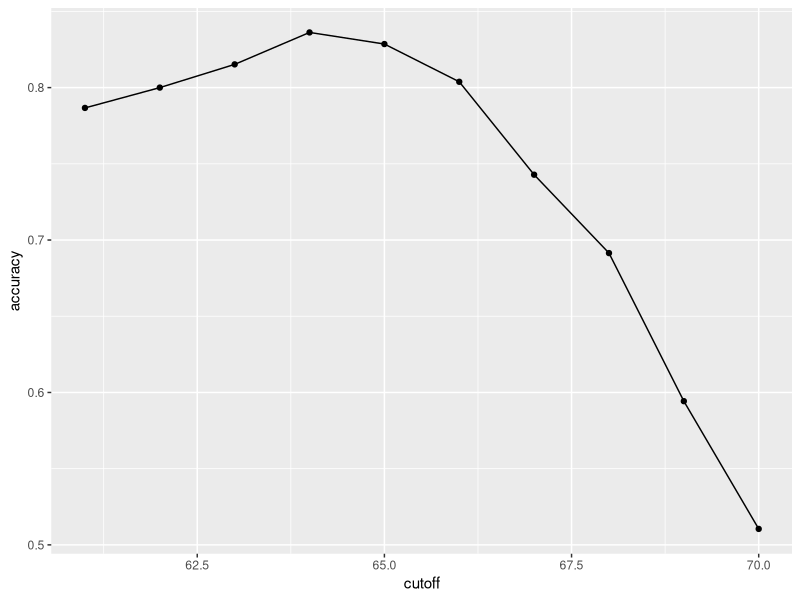
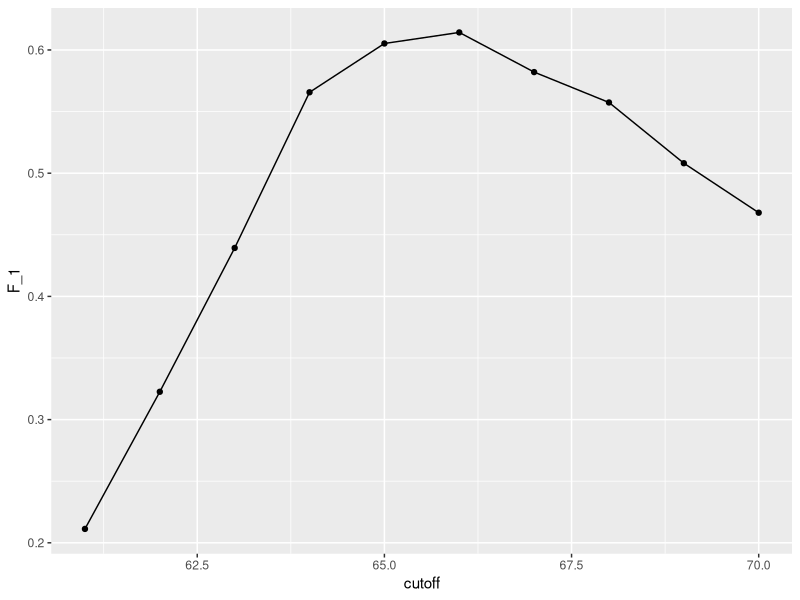
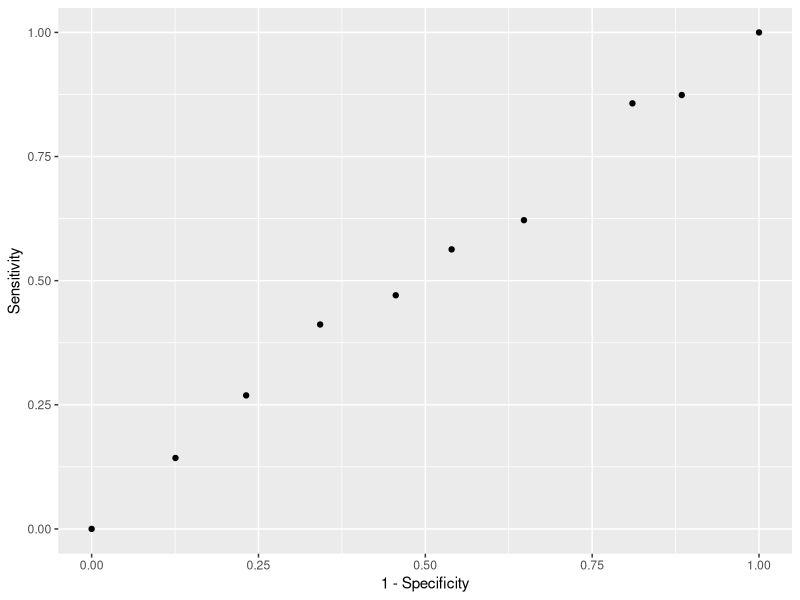
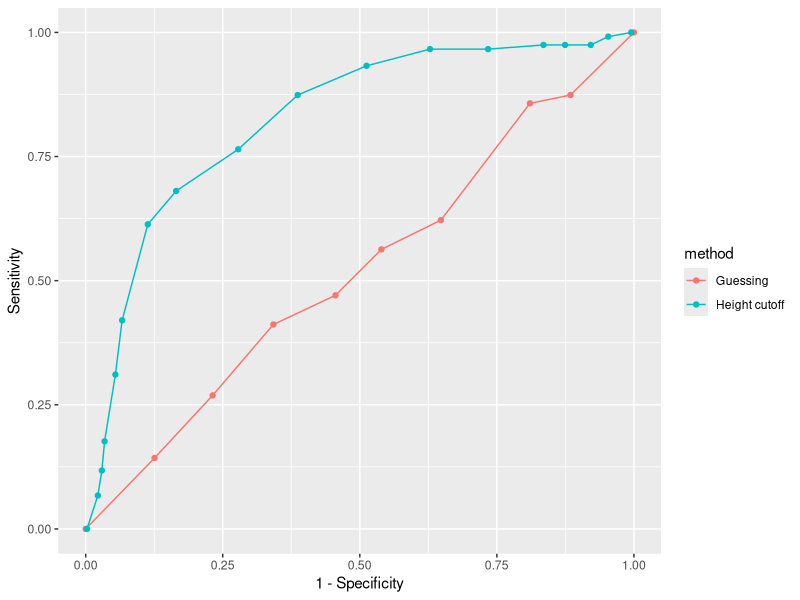
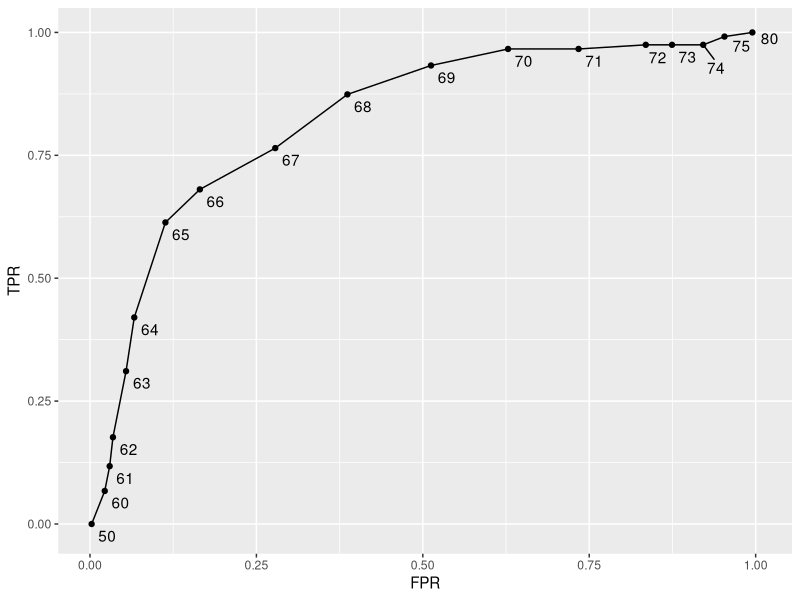
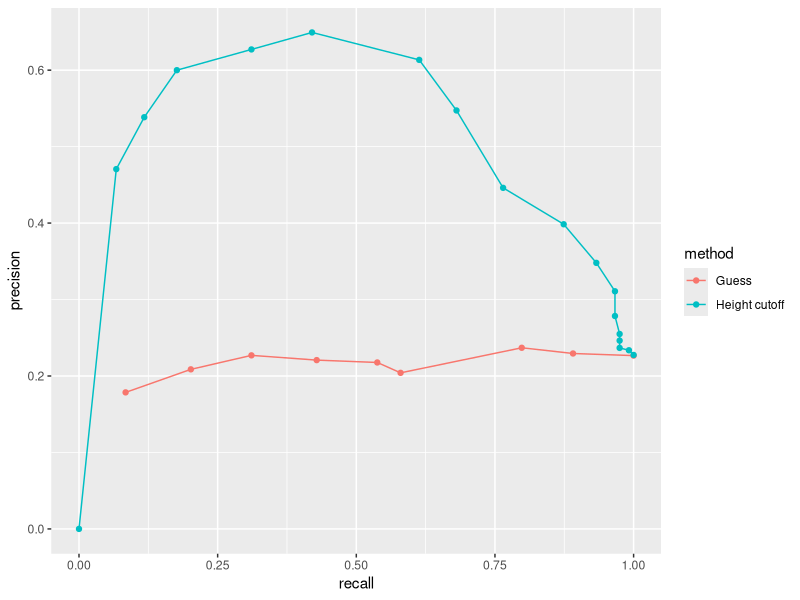
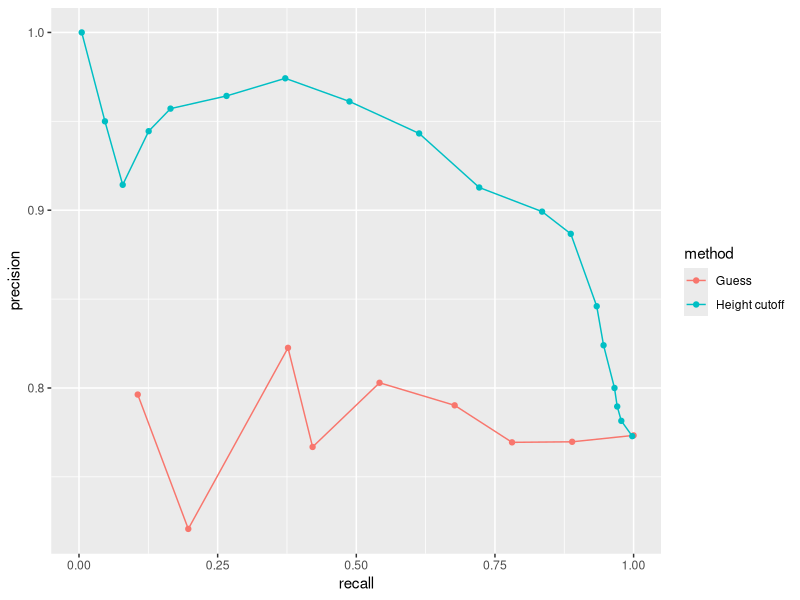

These figures' R source, in order:
library(tidyverse)
library(dslabs)
library(caret)
data(heights)

# define the outcome and predictors
y <- heights$sex
x <- heights$height

# generate training and test sets
set.seed(2, sample.kind = "Rounding")
test_index <- createDataPartition(y, times = 1, p = 0.5, list = FALSE)
test_set <- heights[test_index, ] # the rows of heights which match the test_index
train_set <- heights[-test_index, ] # the rows of heights which don't match the ones in test_index

# insight: males slightly taller than females:
heights %>% group_by(sex) %>% summarize(mean(height), sd(height))

# guess the outcome
y_hat <- sample(c("Male", "Female"), length(test_index), replace = TRUE)
y_hat <- sample(c("Male", "Female"), length(test_index), replace = TRUE) %>% 
  factor(levels = levels(test_set$sex))

# overall accuracy
mean(y_hat == test_set$sex)
y_hat <- ifelse(x > 62, "Male", "Female") %>% factor(levels = levels(test_set$sex))
mean(y == y_hat)


# examine the accuracy of 10 cutoffs
cutoff <- seq(61, 70)
accuracy <- map_dbl(cutoff, function(x){
  y_hat <- ifelse(train_set$height > x, "Male", "Female") %>% 
    factor(levels = levels(test_set$sex))
  mean(y_hat == train_set$sex)
})
data.frame(cutoff, accuracy) %>% 
  ggplot(aes(cutoff, accuracy)) + 
  geom_point() + 
  geom_line() 
max(accuracy)

best_cutoff <- cutoff[which.max(accuracy)]
best_cutoff

y_hat <- ifelse(test_set$height > best_cutoff, "Male", "Female") %>% 
  factor(levels = levels(test_set$sex))
y_hat <- factor(y_hat)
mean(y_hat == test_set$sex)

#
# The Confusion Matrix
# https://learning.edx.org/course/course-v1:HarvardX+PH125.8x+1T2022/block-v1:HarvardX+PH125.8x+1T2022+type@sequential+block@75feae7f54be4ae6ab2f0c8ac90f5e70/block-v1:HarvardX+PH125.8x+1T2022+type@vertical+block@af5e0fe30ef8460abf5c7474adb9c392
# https://rafalab.github.io/dsbook/introduction-to-machine-learning.html#the-confusion-matrix
#
table(predicted = y_hat, actual = test_set$sex)

# Computing accuracy separately for each sex: predictions are ummuch more accurate for males than for females
test_set %>% 
  mutate(y_hat = y_hat) %>%
  group_by(sex) %>% 
  summarize(accuracy = mean(y_hat == sex))

# Why? Because there are much more males than females in the dataset (PREVALENCE)
# => If training data is biaised => likely to develop biaised algorithms
prev <- mean(y == "Male")
prev

# Evaluate an algorithm other than with accuracy, using SENSITIVITY and SPECIFICITY, in such way that PREVALENCE does not cloud the assessment
# High sensitivity => Y = 1 => Y_HAT = 1 = ability of an algorithm to predict a positive outcome when the outcome is positive
# High specificity => Y = 0 => Y_HAT = 0 = ability of an algorithm to not predict a positive outcome when the outcome is not positive
# High specificity (2) => Y_HAT = 1 => Y = 1 = proportion of positive calls that are actually positive
cm <- confusionMatrix(data = y_hat, reference = test_set$sex)

# 4 entries of the confusion matrix:
#                       Actually Positive   Actually Negative                  
# Predicted positive    True Positive (TP)  False Positive (FP)
# Predicted negative    False Negative (FN) True Negative (TN)

# Measure of  Name 1 Name 2     Definition      Probability Representation
# sensitivity TPR    Recall     TP / (TP + FN)  Pr(Y_HAT = 1 / Y = 1)
# specificity TNR    1-FPR      TN / (TN + FP)  Pr(Y_HAT = 0 / Y = 0)
# specificity PPV    Precision  TP / (TP + FP)  Pr(Y = 1 / Y_HAT = 1)         PPV = Positive Predictive Value

cm$overall["Accuracy"]
cm$byClass[c("Sensitivity", "Specificity", "Prevalence")]

#
# Balanced accuracy and F1 score
# https://learning.edx.org/course/course-v1:HarvardX+PH125.8x+1T2022/block-v1:HarvardX+PH125.8x+1T2022+type@sequential+block@75feae7f54be4ae6ab2f0c8ac90f5e70/block-v1:HarvardX+PH125.8x+1T2022+type@vertical+block@d17b671fe05944eb8ceeddeeecb3a71c
# https://rafalab.github.io/dsbook/introduction-to-machine-learning.html#balanced-accuracy-and-f_1-score
#

# Balanced Accuracy = average of specificity and sensitivity
# These last 2 are rates, therefore it is preferred to compute the harmonic average

# F-1 score = harmonic average of precision and recall = 2 x precision x recall / (precision + recall)

# maximize F-score
cutoff <- seq(61, 70)
F_1 <- map_dbl(cutoff, function(x){
  y_hat <- ifelse(train_set$height > x, "Male", "Female") %>%
    factor(levels = levels(test_set$sex))
  F_meas(data = y_hat, reference = factor(train_set$sex))
})

data.frame(cutoff, F_1) %>%
  ggplot(aes(cutoff, F_1)) +
  geom_point() +
  geom_line()

max(F_1)

best_cutoff <- cutoff[which.max(F_1)]
best_cutoff

y_hat <- ifelse(test_set$height > best_cutoff, "Male", "Female") %>%
  factor(levels = levels(test_set$sex))
sensitivity(data = y_hat, reference = test_set$sex)
specificity(data = y_hat, reference = test_set$sex)

#
# Prevalence matters in practice
# https://learning.edx.org/course/course-v1:HarvardX+PH125.8x+1T2022/block-v1:HarvardX+PH125.8x+1T2022+type@sequential+block@75feae7f54be4ae6ab2f0c8ac90f5e70/block-v1:HarvardX+PH125.8x+1T2022+type@vertical+block@52d7dbddfbf24129a405e8ce63394f86
# https://rafalab.github.io/dsbook/introduction-to-machine-learning.html#prevalence-matters-in-practice
#

#
# ROC and precision-recall curves
# https://learning.edx.org/course/course-v1:HarvardX+PH125.8x+1T2022/block-v1:HarvardX+PH125.8x+1T2022+type@sequential+block@75feae7f54be4ae6ab2f0c8ac90f5e70/block-v1:HarvardX+PH125.8x+1T2022+type@vertical+block@05a02927ef514050965711234433da1c
# https://rafalab.github.io/dsbook/introduction-to-machine-learning.html#roc-and-precision-recall-curves
#

p <- 0.9
n <- length(test_index)
y_hat <- sample(c("Male", "Female"), n, replace = TRUE, prob=c(p, 1-p)) %>%
  factor(levels = levels(test_set$sex))
mean(y_hat == test_set$sex)

# ROC curve
probs <- seq(0, 1, length.out = 10)
guessing <- map_df(probs, function(p){
  y_hat <-
    sample(c("Male", "Female"), n, replace = TRUE, prob=c(p, 1-p)) %>%
      factor(levels = c("Female", "Male"))
  list(method = "Guessing",
       FPR = 1 - specificity(y_hat, test_set$sex),
       TPR = sensitivity(y_hat, test_set$sex))
})
guessing %>% qplot(FPR, TPR, data =., xlab = "1 - Specificity", ylab = "Sensitivity")

cutoffs <- c(50, seq(60, 75), 80)
height_cutoff <- map_df(cutoffs, function(x){
  y_hat <- ifelse(test_set$height > x, "Male", "Female") %>%
    factor(levels = c("Female", "Male"))
  list(method = "Height cutoff",
       FPR = 1-specificity(y_hat, test_set$sex),
       TPR = sensitivity(y_hat, test_set$sex))
})

# plot both curves together
bind_rows(guessing, height_cutoff) %>%
  ggplot(aes(FPR, TPR, color = method)) +
  geom_line() +
  geom_point() +
  xlab("1 - Specificity") +
  ylab("Sensitivity")

library(ggrepel)
map_df(cutoffs, function(x){
  y_hat <- ifelse(test_set$height > x, "Male", "Female") %>%
    factor(levels = c("Female", "Male"))
  list(method = "Height cutoff",
       cutoff = x,
       FPR = 1-specificity(y_hat, test_set$sex),
       TPR = sensitivity(y_hat, test_set$sex))
}) %>%
  ggplot(aes(FPR, TPR, label = cutoff)) +
  geom_line() +
  geom_point() +
  geom_text_repel(nudge_x = 0.01, nudge_y = -0.01)

# plot precision against recall
guessing <- map_df(probs, function(p){
  y_hat <- sample(c("Male", "Female"), length(test_index),
                  replace = TRUE, prob=c(p, 1-p)) %>%
    factor(levels = c("Female", "Male"))
  list(method = "Guess",
       recall = sensitivity(y_hat, test_set$sex),
       precision = precision(y_hat, test_set$sex))
})

height_cutoff <- map_df(cutoffs, function(x){
  y_hat <- ifelse(test_set$height > x, "Male", "Female") %>%
    factor(levels = c("Female", "Male"))
  list(method = "Height cutoff",
       recall = sensitivity(y_hat, test_set$sex),
       precision = precision(y_hat, test_set$sex))
})

bind_rows(guessing, height_cutoff) %>%
  ggplot(aes(recall, precision, color = method)) +
  geom_line() +
  geom_point()
guessing <- map_df(probs, function(p){
  y_hat <- sample(c("Male", "Female"), length(test_index), replace = TRUE,
                  prob=c(p, 1-p)) %>%
    factor(levels = c("Male", "Female"))
  list(method = "Guess",
       recall = sensitivity(y_hat, relevel(test_set$sex, "Male", "Female")),
       precision = precision(y_hat, relevel(test_set$sex, "Male", "Female")))
})

height_cutoff <- map_df(cutoffs, function(x){
  y_hat <- ifelse(test_set$height > x, "Male", "Female") %>%
    factor(levels = c("Male", "Female"))
  list(method = "Height cutoff",
       recall = sensitivity(y_hat, relevel(test_set$sex, "Male", "Female")),
       precision = precision(y_hat, relevel(test_set$sex, "Male", "Female")))
})
bind_rows(guessing, height_cutoff) %>%
  ggplot(aes(recall, precision, color = method)) +
  geom_line() +
  geom_point()
